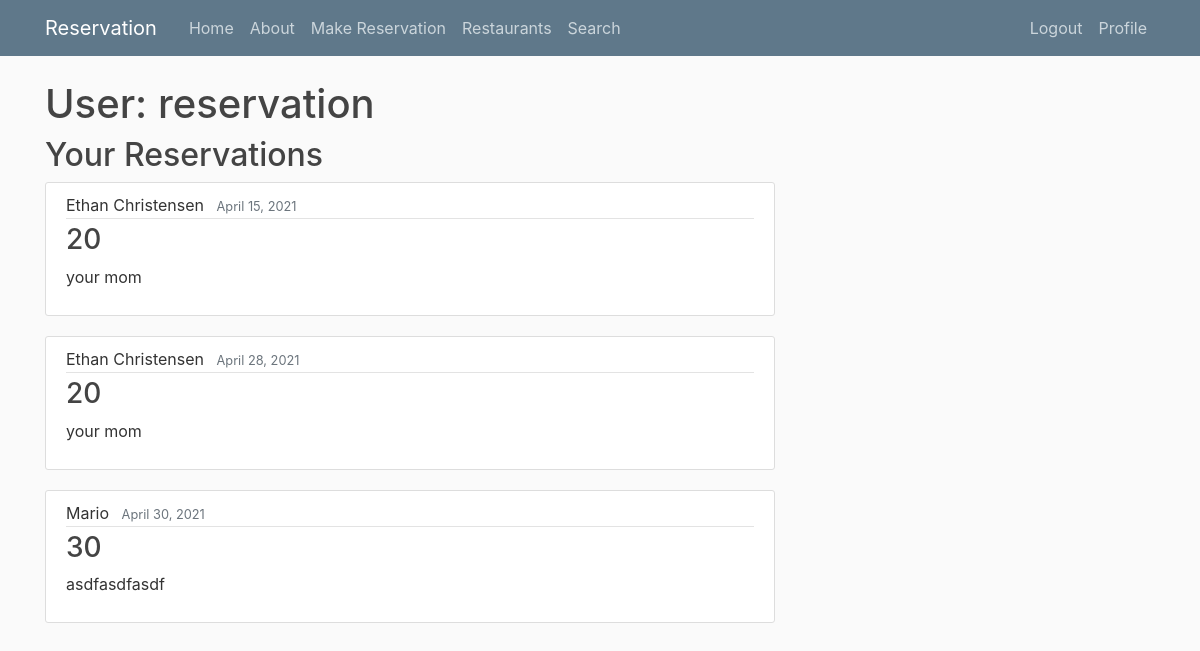
/profile/ (signed in), run on the app's committed database.
### reservation/models.py (models this page shows)
class Reservation(models.Model):
    reservationName = models.TextField()
    date = models.DateTimeField(default=timezone.now)
    peopleCount = models.IntegerField()
    boothTable = models.TextField()
    requests = models.TextField()
    user = models.TextField()
    restaurant = models.TextField()

### users/views.py (the view)
# urls.py: path('profile/', user_views.profile, name='profile'),
@login_required
def profile(request):
    context = {
        'reservations': Reservation.objects.all()
    }
    return render(request, 'users/profile.html', context)

### users/templates/users/profile.html
{% extends "reservation/base.html" %}
{% load crispy_forms_tags %}
{% block content%}
   <h1>User: {{ user.username }}</h1>
   <h2>Your Reservations</h2>
   {% for reservation in reservations %}
      {% if reservation.user == user.username %}
        <article class="media content-section">
          <div class="media-body">
            <div class="article-metadata">
              <a class="mr-2" >{{ reservation.reservationName }}</a>
              <small class="text-muted">{{ reservation.date|date:"F d, Y" }}</small>
            </div>
            <h3><a class="article-title" href="#">{{ reservation.peopleCount }}</a></h3>
            <p class="article-content">{{ reservation.requests }}</p>
          </div>
        </article>
       {% endif %}
    {% endfor %}
{% endblock content %}

### reservation/static/reservation/main.css (style rules this page uses)
body { background: #fafafa; color: #333333; margin-top: 5rem; }
h1, h2, h3, h4, h5, h6 { color: #444444; }
.content-section { background: #ffffff; padding: 10px 20px; border: 1px solid #dddddd; border-radius: 3px; margin-bottom: 20px; }
.article-title { color: #444444; }
.article-content { white-space: pre-line; }
.article-metadata { padding-bottom: 1px; margin-bottom: 4px; border-bottom: 1px solid #e3e3e3 }

### data on the page
Reservation: reservationName "Ethan Christensen", date "April 15, 2021", peopleCount "20", requests "your mom"
Reservation: reservationName "Ethan Christensen", date "April 28, 2021", peopleCount "20", requests "your mom"
Reservation: reservationName "Mario", date "April 30, 2021", peopleCount "30", requests "asdfasdfasdf"

### other printed values
{{ user.username }} "reservation"
